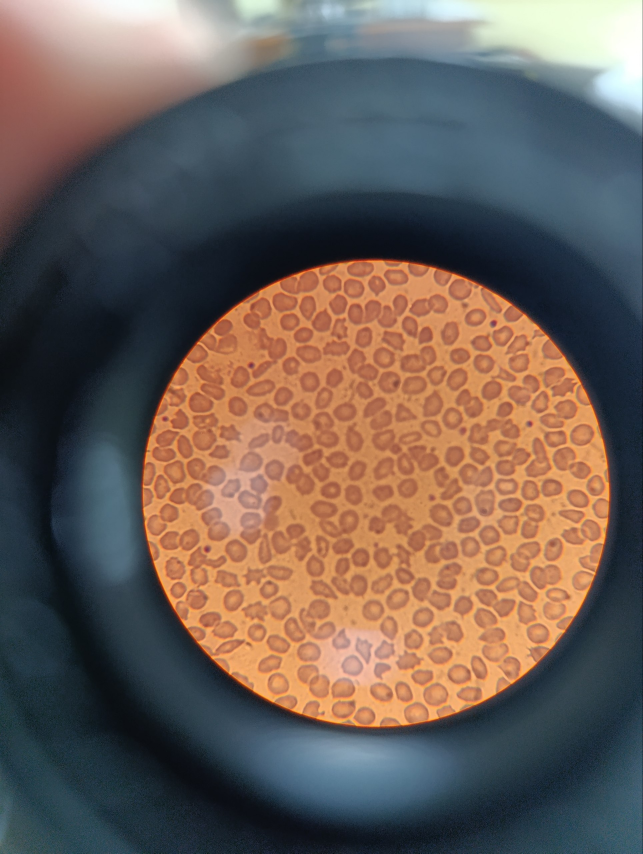
#> input picture input/Acanthocyte⁄Spur cell.jpg, 1928 x 2560 px (shown at 1/3 size)
$ python -i process-images.py   (imports and definitions only)
#> lines starting #> are read from the running program, lines starting #| are printed output that depends on the picture; after the words box and inside, x2 and y2 are one past the last pixel; in counts of white or black regions, pixels touching at a corner belong together
#!/usr/bin/env python3
"""
Microscope field-of-view detection and cropping.

Input images are phone photographs taken through a microscope eyepiece.  The
useful area is usually a bright circular field surrounded by a dark microscope
body or a room background.  This script locates that circle with thresholding,
contour analysis, a distance transform, Hough circles and a radial edge fit,
scores the result, and only crops when the detection is trustworthy.  Uncertain
images are preserved untouched.

It is normally invoked by scripts/generate-catalog.mjs with a manifest, and can
also be run stand-alone:

    python3 scripts/process-images.py --input input --out public
"""

from __future__ import annotations

import argparse
import hashlib
import json
import math
import os
import sys
import time
from pathlib import Path

import cv2
import numpy as np
from PIL import Image, ImageOps

SUPPORTED_EXTS = {".jpg", ".jpeg", ".png", ".webp", ".avif"}
DETECTION_MAX_SIDE = 900
OUTPUT_MAX_SIDE = 1400
CROP_SAFETY = 1.09
MASK_GROW = 1.005
MIN_CONFIDENCE = 0.55
MIN_EDGE_FRACTION = 0.52
MIN_CONSISTENCY = 0.45
MIN_FILL = 0.72
MIN_CONTRAST = 0.22


def log(message: str) -> None:
    print(message, flush=True)


def norm_rel(path: str) -> str:
    return path.replace(os.sep, "/")


# [21 lines left out: functions stable_out_stem, read_image, not called in this run]


def circle_mask(shape, cx: float, cy: float, r: float) -> np.ndarray:
    h, w = shape[:2]
    yy, xx = np.ogrid[:h, :w]
    return ((xx - cx) ** 2 + (yy - cy) ** 2) <= r * r


def fit_circle(points: np.ndarray):
    if len(points) < 24:
        return None
    x = points[:, 0]
    y = points[:, 1]
    a = np.column_stack([x, y, np.ones_like(x)])
    b = x * x + y * y
    try:
        solution, *_ = np.linalg.lstsq(a, b, rcond=None)
    except np.linalg.LinAlgError:
        return None
    cx = solution[0] / 2.0
    cy = solution[1] / 2.0
    r2 = solution[2] + cx * cx + cy * cy
    if r2 <= 0:
        return None
    return float(cx), float(cy), float(math.sqrt(r2))


def radial_fit(gray: np.ndarray, cx: float, cy: float, r_hint: float):
    """Sample brightness around a candidate centre and locate the field rim."""
    h, w = gray.shape[:2]
    min_side = min(h, w)
    r_min = max(6.0, r_hint * 0.55)
    r_max = min(0.98 * max(h, w), r_hint * 1.62)
    if r_max <= r_min + 8:
        return None

    step = max(0.45, (r_max - r_min) / 340.0)
    radii = np.arange(r_min, r_max, step)
    n_angles = 240
    angles = np.arange(n_angles) * (2.0 * np.pi / n_angles)
    map_x = (cx + np.outer(radii, np.cos(angles))).astype(np.float32)
    map_y = (cy + np.outer(radii, np.sin(angles))).astype(np.float32)

    pad = 8
    padded = cv2.copyMakeBorder(gray, pad, pad, pad, pad, cv2.BORDER_REPLICATE)
    profiles = cv2.remap(
        padded,
        map_x + pad,
        map_y + pad,
        interpolation=cv2.INTER_LINEAR,
        borderMode=cv2.BORDER_REPLICATE,
    ).astype(np.float32)
    # Smooth along the radius direction (rows), not across angles.
    profiles = cv2.GaussianBlur(profiles, (5, 1), 0)

    gradient = np.diff(profiles, axis=0)
    edge_index = np.argmin(gradient, axis=0)
    strengths = -gradient[edge_index, np.arange(n_angles)]
    valid = strengths > 11.0
    fraction = float(valid.mean())
    if fraction < 0.28:
        return None

    edge_radius = radii[edge_index]
    valid_radii = edge_radius[valid]
    if len(valid_radii) < 24:
        return None
    median_r = float(np.median(valid_radii))
    mad = float(np.median(np.abs(valid_radii - median_r)))
    if median_r < 4:
        return None

    keep = valid & (np.abs(edge_radius - median_r) <= max(2.5 * mad, 0.02 * median_r))
    if keep.sum() < 24:
        keep = valid
    points = np.column_stack(
        [cx + edge_radius[keep] * np.cos(angles[keep]), cy + edge_radius[keep] * np.sin(angles[keep])]
    )
    fitted = fit_circle(points)
    if fitted is None:
        return None
    fit_cx, fit_cy, fit_r = fitted
    if not (
        -0.15 * fit_r <= fit_cx <= w + 0.15 * fit_r
        and -0.15 * fit_r <= fit_cy <= h + 0.15 * fit_r
    ):
        return None

    residuals = np.sqrt((points[:, 0] - fit_cx) ** 2 + (points[:, 1] - fit_cy) ** 2)
    rms = float(np.sqrt(np.mean((residuals - fit_r) ** 2)))
    consistency = float(np.clip(1.0 - rms / max(0.07 * fit_r, 1.0), 0.0, 1.0))

    index_in = int(np.clip(round((0.80 * fit_r - r_min) / step), 0, len(radii) - 1))
    index_out = int(np.clip(round((1.14 * fit_r - r_min) / step), 0, len(radii) - 1))
    inside = float(np.median(profiles[index_in][valid]))
    outside = float(np.median(profiles[index_out][valid]))
    contrast = float(np.clip((inside - outside) / 55.0, 0.0, 1.0))

    threshold = (inside + outside) / 2.0
    mask = circle_mask(gray.shape, fit_cx, fit_cy, fit_r * 0.98)
    fill = float((gray[mask] > threshold).mean()) if mask.any() else 0.0
    fill = float(np.clip((fill - 0.55) / 0.40, 0.0, 1.0))

    radius_ratio = fit_r / min_side
    if 0.16 <= radius_ratio <= 0.50:
        radius_score = 1.0
    elif 0.09 <= radius_ratio < 0.16:
        radius_score = (radius_ratio - 0.09) / 0.07
    elif 0.50 < radius_ratio <= 0.62:
        radius_score = (0.62 - radius_ratio) / 0.12
    else:
        radius_score = 0.0

    strength_score = float(np.clip(float(np.median(strengths[valid])) / 45.0, 0.0, 1.0))
    confidence = (
        0.28 * fraction
        + 0.22 * consistency
        + 0.20 * fill
        + 0.15 * contrast
        + 0.10 * radius_score
        + 0.05 * strength_score
    )
    confidence = float(np.clip(confidence * (0.55 + 0.45 * strength_score), 0.0, 1.0))

    return {
        "cx": fit_cx,
        "cy": fit_cy,
        "r": fit_r,
        "confidence": confidence,
        "fraction": fraction,
        "consistency": consistency,
        "fill": fill,
        "contrast": contrast,
        "radiusScore": radius_score,
        "edgeStrength": strength_score,
        "rms": rms,
        "validAngles": int(valid.sum()),
    }


def candidate_centers(gray: np.ndarray):
    h, w = gray.shape[:2]
    min_side = min(h, w)
    candidates = []

    otsu, _ = cv2.threshold(gray, 0, 255, cv2.THRESH_BINARY | cv2.THRESH_OTSU)
    kernel = cv2.getStructuringElement(cv2.MORPH_ELLIPSE, (7, 7))
    mask = (gray > otsu).astype(np.uint8) * 255
    mask = cv2.morphologyEx(mask, cv2.MORPH_OPEN, kernel, iterations=2)
    mask = cv2.morphologyEx(mask, cv2.MORPH_CLOSE, kernel, iterations=2)

    contours, _ = cv2.findContours(mask, cv2.RETR_EXTERNAL, cv2.CHAIN_APPROX_SIMPLE)
    for contour in sorted(contours, key=cv2.contourArea, reverse=True)[:4]:
        area = cv2.contourArea(contour)
        if area < 0.03 * h * w:
            continue
        (cx, cy), _ = cv2.minEnclosingCircle(contour)
        r_area = math.sqrt(max(area, 1.0) / math.pi)
        if r_area > 0.04 * min_side:
            candidates.append((float(cx), float(cy), float(r_area), "threshold-mask"))

    distance = cv2.distanceTransform(mask, cv2.DIST_L2, 5)
    _, _, _, max_loc = cv2.minMaxLoc(distance)
    if max_loc is not None:
        dcx, dcy = float(max_loc[0]), float(max_loc[1])
        dr = float(distance[int(dcy), int(dcx)])
        if dr > 0.04 * min_side:
            candidates.append((dcx, dcy, dr * 1.55, "distance-transform"))

    blurred = cv2.GaussianBlur(gray, (7, 7), 0)
    hough = cv2.HoughCircles(
        blurred,
        cv2.HOUGH_GRADIENT,
        dp=1.2,
        minDist=int(max(30, min_side * 0.15)),
        param1=110,
        param2=38,
        minRadius=int(min_side * 0.11),
        maxRadius=int(min_side * 0.62),
    )
    if hough is not None:
        for circle in hough[0][:6]:
            candidates.append(
                (float(circle[0]), float(circle[1]), float(circle[2]), "hough-circle")
            )

    unique = []
    for candidate in candidates:
        if all(
            math.hypot(candidate[0] - other[0], candidate[1] - other[1])
            > 0.05 * min_side
            for other in unique
        ):
            unique.append(candidate)
    return unique


def detect_field(rgb: np.ndarray):
    h, w = rgb.shape[:2]
    scale = min(1.0, DETECTION_MAX_SIDE / max(h, w))
    if scale < 1:
        small = cv2.resize(rgb, None, fx=scale, fy=scale, interpolation=cv2.INTER_AREA)
    else:
        small = rgb
    gray = cv2.cvtColor(small, cv2.COLOR_RGB2GRAY)
    gray = cv2.GaussianBlur(gray, (5, 5), 0)

    best = None
    best_method = ""
    for cx, cy, r_hint, method in candidate_centers(gray):
        fit = radial_fit(gray, cx, cy, r_hint)
        if fit is None:
            continue
        if best is None or fit["confidence"] > best["confidence"]:
            best = fit
            best_method = method

    if best is None:
        return None

    accepted = (
        best["confidence"] >= MIN_CONFIDENCE
        and best["fraction"] >= MIN_EDGE_FRACTION
        and best["consistency"] >= MIN_CONSISTENCY
        and best["fill"] >= MIN_FILL
        and best["contrast"] >= MIN_CONTRAST
    )
    best["accepted"] = bool(accepted)
    best["method"] = best_method
    best["scale"] = scale
    best["review"] = not accepted
    best["note"] = (
        ""
        if accepted
        else "تشخیص خودکار میدان میکروسکوپ با اطمینان کافی ممکن نبود؛ تصویر اصلی بدون برش حفظ شد."
    )
    return best


# [161 lines left out: functions crop_circle, contain_image, process_one, load_manifest, discover, load_cache, not called in this run]


def save_cache(path: Path, cache: dict) -> None:
    path.parent.mkdir(parents=True, exist_ok=True)
    path.write_text(json.dumps(cache, ensure_ascii=False, indent=2), encoding="utf-8")


# [103 lines left out: function main, not called in this run]


# [2 lines not run here, left out]

>>> import cv2
>>> picture = cv2.cvtColor(cv2.imread('../input/Acanthocyte⁄Spur cell.jpg'), cv2.COLOR_BGR2RGB)
>>> result = detect_field(picture)
#> in detect_field, `small = cv2.resize(rgb, None, fx=scale, fy=scale, interpolation=cv2.IN..`:
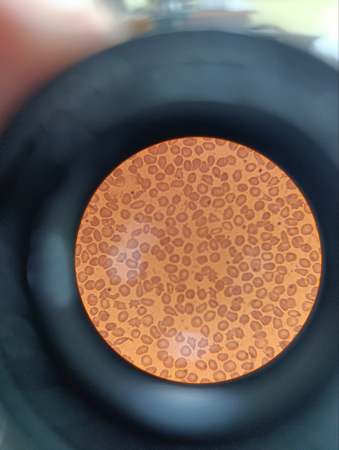
#> small: shape (900, 678, 3) (shown at 1/2 size); mean R, G, B 108.4, 94.9, 87.9
#> in detect_field, `gray = cv2.cvtColor(small, cv2.COLOR_RGB2GRAY)`:
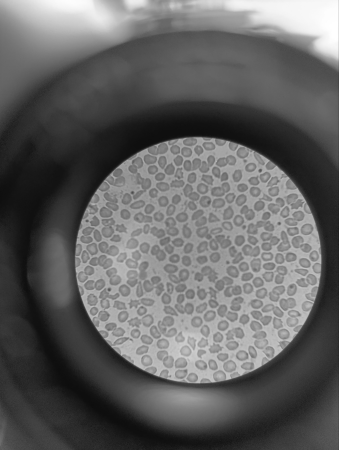
#> gray: shape (900, 678) (shown at 1/2 size); min 12, max 255, mean 98.2
#> in candidate_centers, `h, w = gray.shape[:2]`: h = 900; w = 678
#> in candidate_centers, `otsu, _ = cv2.threshold(gray, 0, 255, cv2.THRESH_BINARY | cv2.THRESH_O..`: otsu = 105
#> in candidate_centers, `mask = (gray > otsu).astype(np.uint8) * 255`:
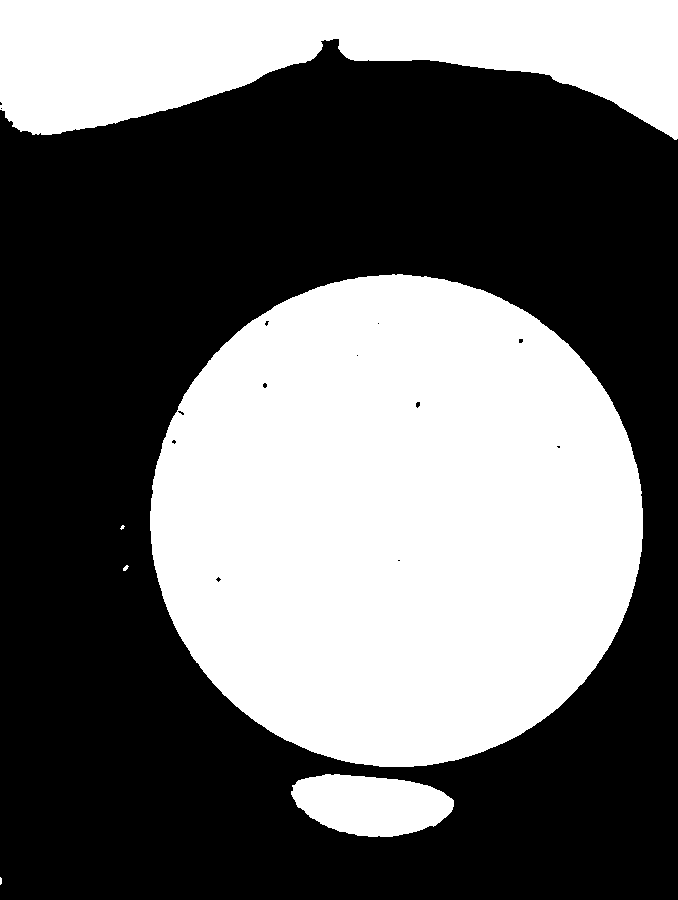
#> mask: shape (900, 678); 42.6% white; 6 white regions (2 under 20 px), largest, box (x1, y1, x2, y2) and area: (150, 274, 643, 767) 190302, (0, 0, 678, 140) 61714, (291, 774, 454, 837) 7638, (123, 565, 129, 571) 22
#> in candidate_centers, `mask = cv2.morphologyEx(mask, cv2.MORPH_CLOSE, kernel, iterations=2)`:
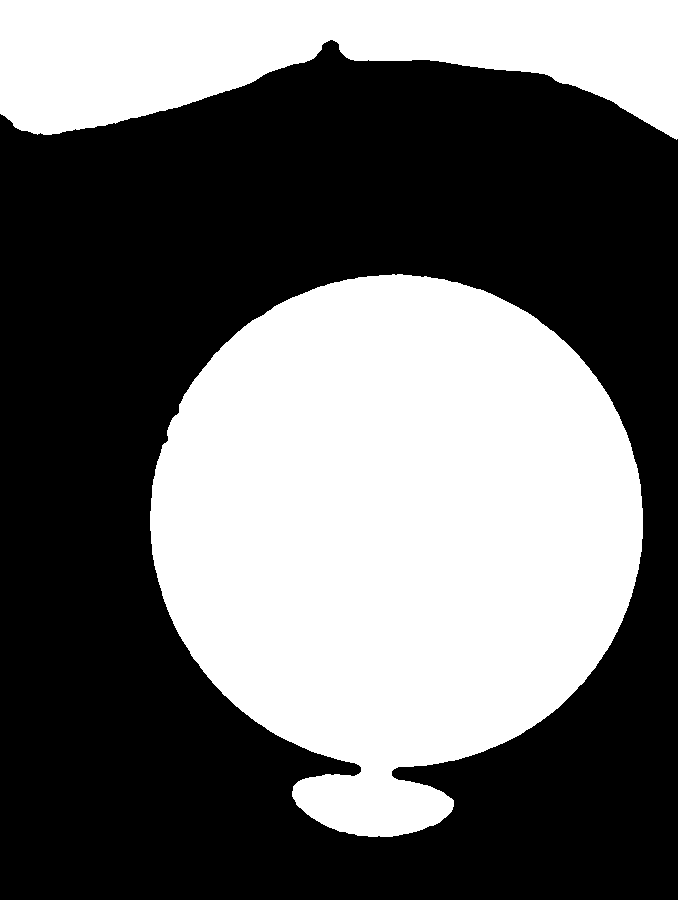
#> mask: shape (900, 678); 42.6% white; 2 white regions
#> in candidate_centers, `contours, _ = cv2.findContours(mask, cv2.RETR_EXTERNAL, cv2.CHAIN_APPR..`: contours = 2 contours; box (x1, y1, x2, y2) and area: (150, 274, 643, 837) 197516, (0, 0, 678, 140) 60941
#> in candidate_centers, `distance = cv2.distanceTransform(mask, cv2.DIST_L2, 5)`:
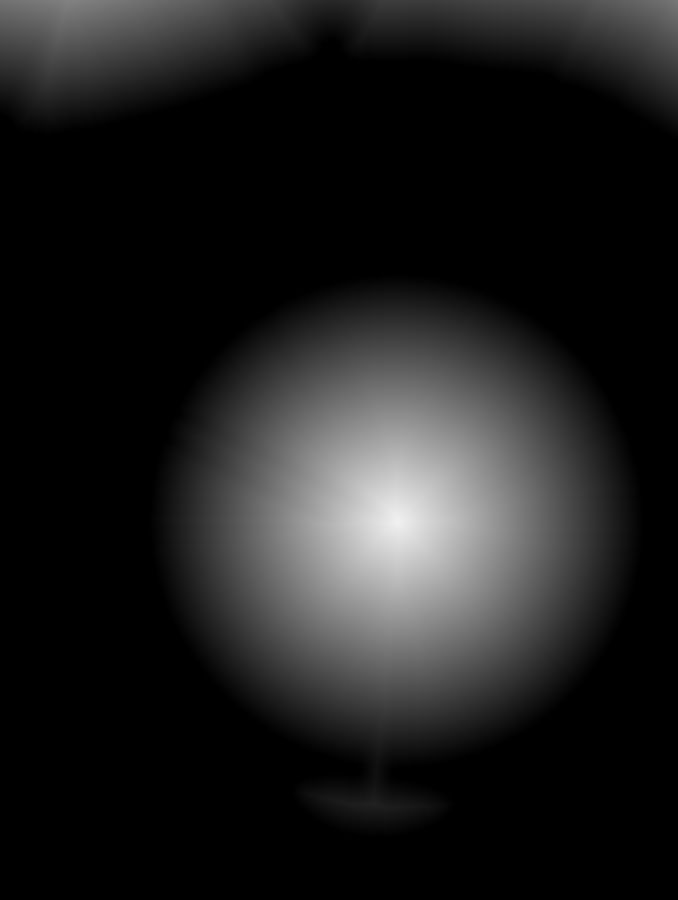
#> distance: shape (900, 678) float32; min 0, max 240.7, mean 30.3
#> in candidate_centers, `_, _, _, max_loc = cv2.minMaxLoc(distance)`: max_loc = (398, 521)
#> in candidate_centers, `dcx, dcy = float(max_loc[0]), float(max_loc[1])`: dcx = 398; dcy = 521
#> in candidate_centers, `dr = float(distance[int(dcy), int(dcx)])`: dr = 240.7
#> the loop in detect_field, `for cx, cy, r_hint, method in candidate_centers(gray):` made 8 passes
#> (r_hint, method, r_min in radial_fit, r_max in radial_fit, step in radial_fit, fraction in radial_fit) on passes 1, 3: (250.7, 'threshold-mask', 137.9, 406.2, 0.789, 1), (373, 'distance-transform', 205.2, 604.3, 1.17, 1)
#> in detect_field, `accepted = ( best["confidence"] >= MIN_CONFIDENCE and best["fraction"]..`: accepted = True
#> result = 17 items

$ run again, on input/Cold autoagglutination disease.jpg
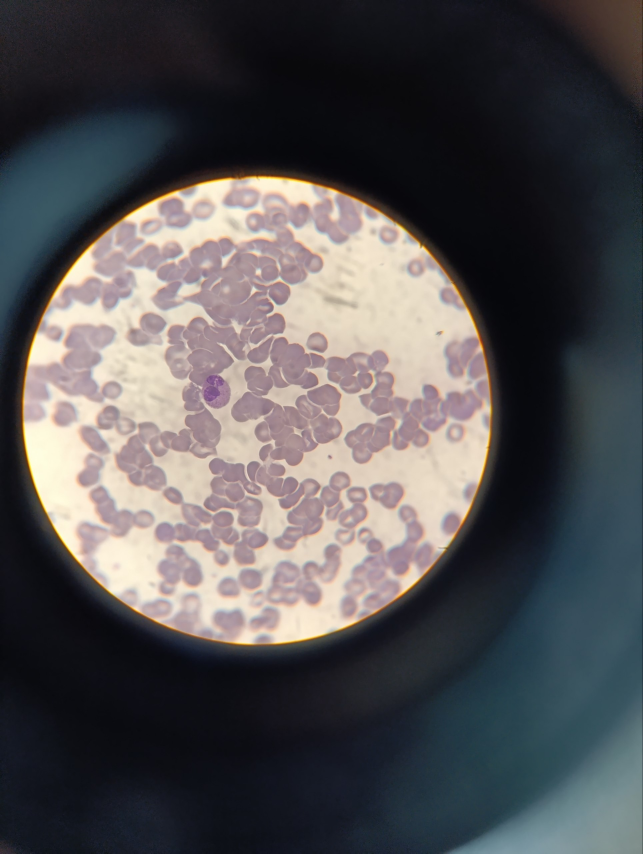
#> input picture input/Cold autoagglutination disease.jpg, 1928 x 2560 px (shown at 1/3 size)
#> in candidate_centers, `h, w = gray.shape[:2]`: h = 900; w = 678
#> otsu = 108
#> in candidate_centers, `mask = (gray > otsu).astype(np.uint8) * 255`:
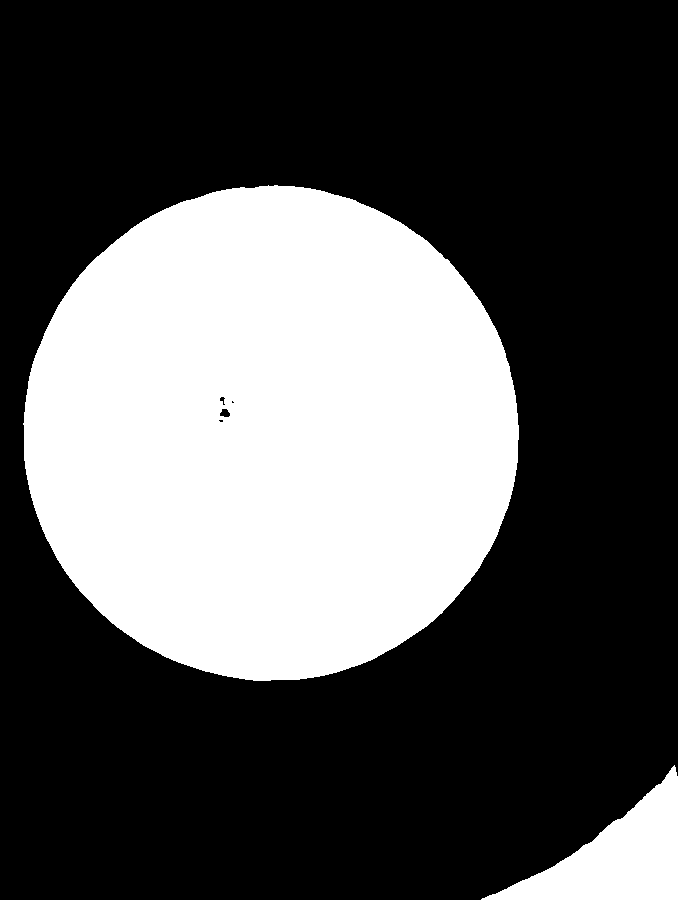
#> mask: shape (900, 678); 33.4% white; 2 white regions, box (x1, y1, x2, y2) and area: (23, 185, 519, 681) 192555, (481, 765, 678, 900) 11257
#> contours = 2 contours; box (x1, y1, x2, y2) and area: (24, 185, 519, 681) 191937, (490, 773, 678, 900) 10918
#> in candidate_centers, `distance = cv2.distanceTransform(mask, cv2.DIST_L2, 5)`:
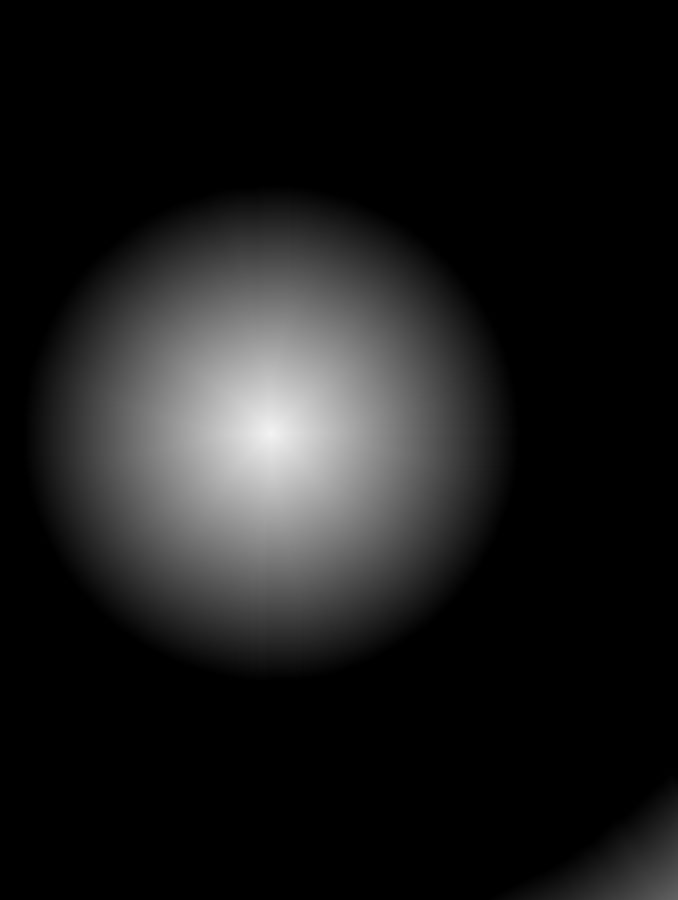
#> distance: shape (900, 678) float32; min 0, max 243.1, mean 26.5
#> max_loc = (271, 433)
#> dcx = 271; dcy = 433
#> dr = 243.1
#> the loop in detect_field, `for cx, cy, r_hint, method in candidate_centers(gray):` made 6 passes
#> (r_hint, method, r_min in radial_fit, r_max in radial_fit, step in radial_fit, fraction in radial_fit) on pass 1: (247.2, 'threshold-mask', 135.9, 400.4, 0.778, 1)
#> accepted = True
#> result = 17 items
